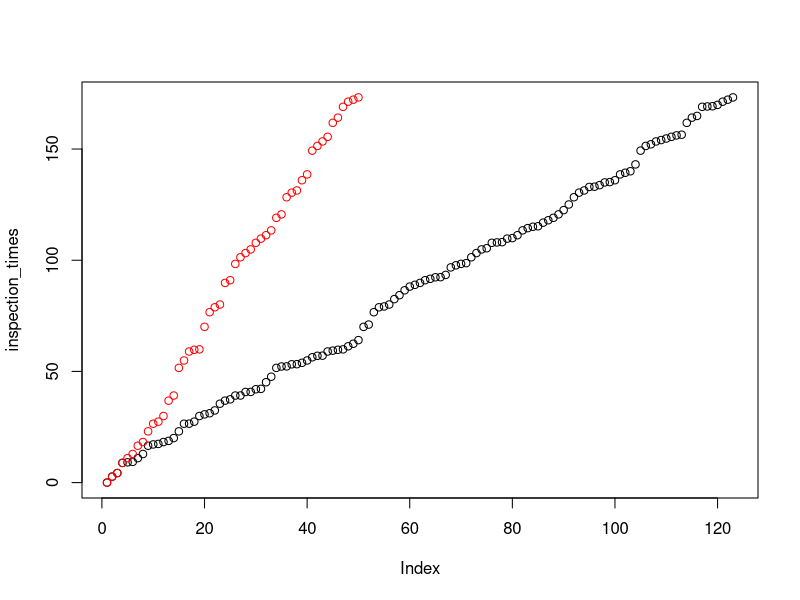

R code for this plot:
v = .7
lambda <- 0.5
T_0 <- 100

# #https://stats.stackexchange.com/questions/148997/poisson-process-in-r-from-exponential-distribution
# ## find the number 'n' of exponential r.vs required by imposing that
# ## Pr{N(t) <= n} <= 1 - eps for a small 'eps'

# TASK 2

n <- qpois(1 - 1e-8, lambda = v * T_0) # nie wiem czemu jest 1 - 1e-8
X <- rexp(n = n, rate = v)
inspection_times <- c(0, cumsum(X))

lightbulb = 1
failureTimes = c(0)
lightbulbTime <- rexp(1, rate = lambda)
lightbulbLifetimes <- c()
for(i in 1:(length(inspection_times) - 1)){
  if( inspection_times[i + 1] - failureTimes[lightbulb] > lightbulbTime){
    failureTimes = append(failureTimes, inspection_times[i + 1])
    lightbulb = lightbulb + 1
    lightbulbLifetimes = append(lightbulbLifetimes, lightbulbTime)
    lightbulbTime <- rexp(1, rate = lambda)
  }
}

plot(inspection_times)
points(failureTimes, col = 'red')
